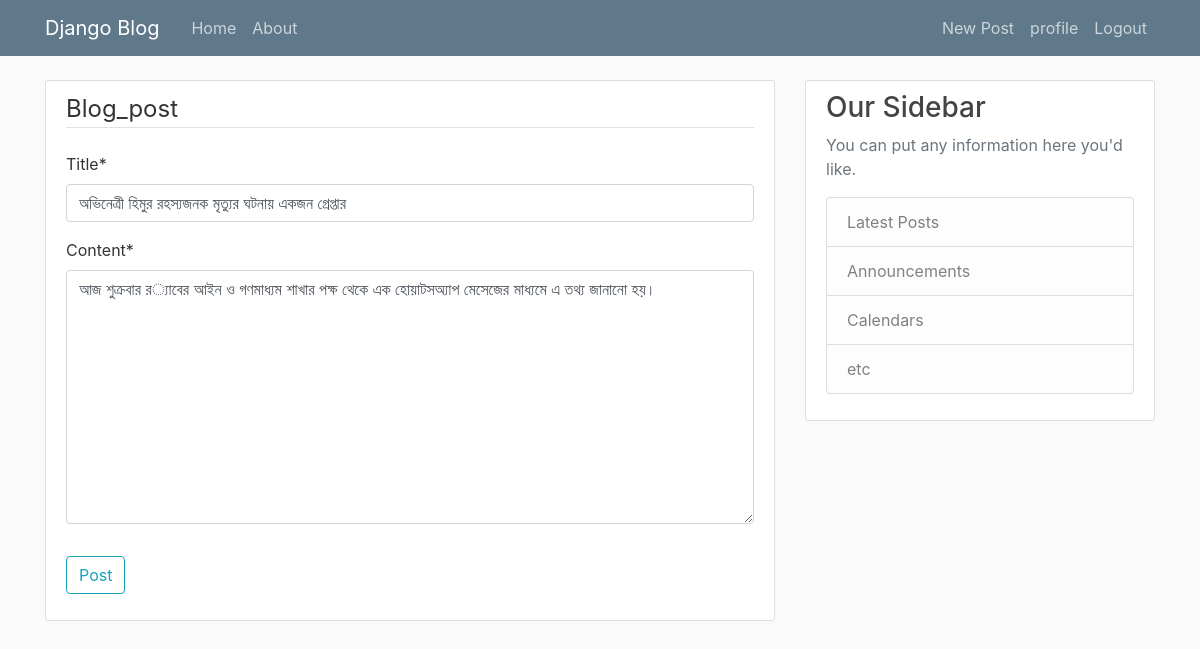
Screenshot of /post/3/update/ (signed in) with the database file from the repository.
### Blog/models.py (models this page shows, shortened)
class Post(models.Model):
    title = models.CharField(max_length=150)
    content = models.TextField()
    post_datetime = models.DateTimeField(default=timezone.now)
    author = models.ForeignKey(User, on_delete=models.CASCADE)

### Blog/views.py (the view, shortened to what this page needs)
# urls.py: path('post/<int:pk>/update/', PostUpdateView.as_view(), name="post-update"),
class PostUpdateView(UserPassesTestMixin, UpdateView):
    model = Post
    fields = ['title', 'content']
    template_name = 'post_forms.html'
    def test_func(self):
        post = self.get_object()
        if self.request.user == post.author:
            return True
        return False

### Blog/Templates/post_forms.html (shortened to what this page needs)
{% extends "base.html" %}
{% load crispy_forms_tags %}
{% block content %}
<div class="content-section">
    <form method="POST">
        <fieldset class="form-group">
            <legend class="border-bottom mb-4"> Blog_post</legend>
            {{ form| crispy}}
        </fieldset>
        <div class="form-group">
            <button class="btn btn-outline-info" type="submit">Post</button>
        </div>
    </form>
</div>
{% endblock %}

### Blog/static/blog/main.css (style rules this page uses)
body { background: #fafafa; color: #333333; margin-top: 5rem; }
.content-section { background: #ffffff; padding: 10px 20px; border: 1px solid #dddddd; border-radius: 3px; margin-bottom: 20px; }

### rows the page displays
Post: title "অভিনেত্রী হিমুর রহস্যজনক মৃত্যুর ঘটনায় একজন গ্রেপ্তার", content "আজ শুক্রবার র‌্যাবের আইন ও গণমাধ্যম শাখার পক্ষ থেকে এক হোয়াটসঅ্যাপ মেসেজের মাধ্যমে এ তথ্য জানানো হয়।"
